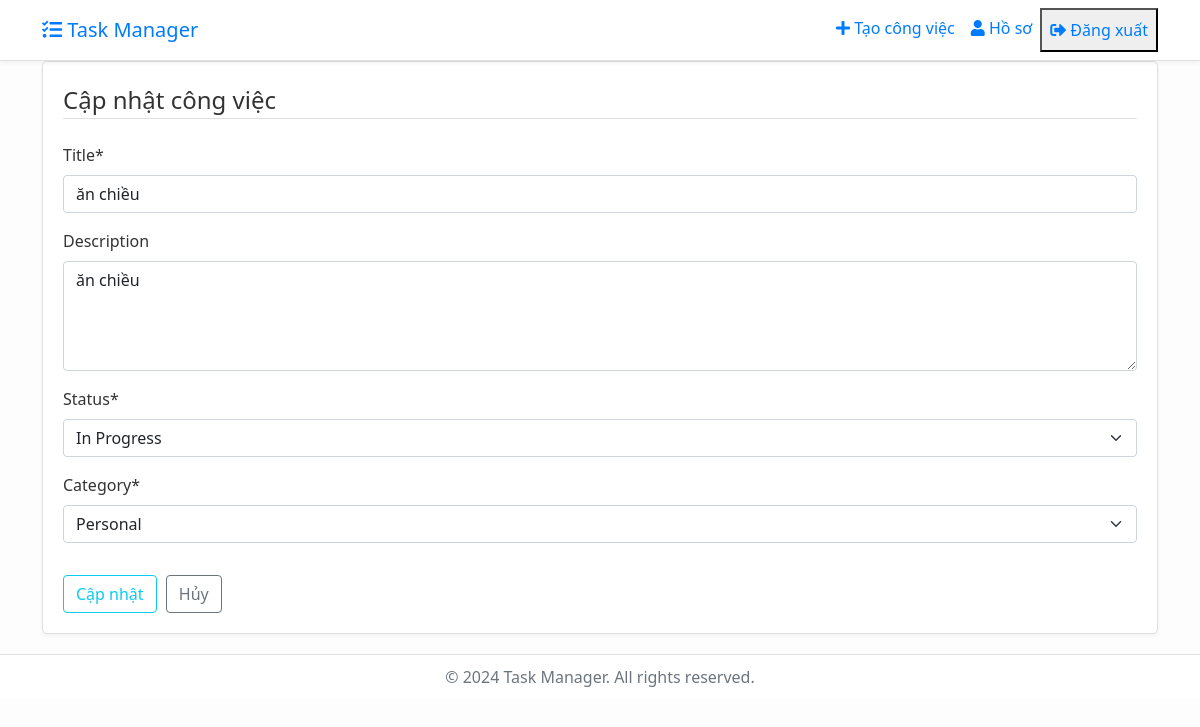
Page /task/12/update/ (signed in) on the committed database.
### tasks/models.py (models this page shows, shortened)
class Task(models.Model):
    STATUS_CHOICES = [
        ('pending', 'Pending'),
        ('in_progress', 'In Progress'),
        ('completed', 'Completed'),
    ]
    CATEGORY_CHOICES = [  # Đổi tên biến thành CATEGORY_CHOICES để rõ ràng hơn
        ('work', 'Work'),
        ('personal', 'Personal'),
        ('study', 'Study'),
        ('other', 'Other'),
    ]
    title = models.CharField(max_length=100)
    description = models.TextField(blank=True)
    created = models.DateTimeField(default=timezone.now)
    finished = models.DateTimeField(null=True, blank=True)
    status = models.CharField(max_length=20, choices=STATUS_CHOICES, default='pending')
    category = models.CharField(max_length=20, choices=CATEGORY_CHOICES, default='other')  # Thêm trường category
    user = models.ForeignKey(User, on_delete=models.CASCADE)

### tasks/views.py (the view, shortened to what this page needs)
# urls.py: path('task/<int:pk>/update/', views.TaskUpdateView.as_view(), name='task-update'),
class TaskUpdateView(LoginRequiredMixin, UserPassesTestMixin, UpdateView):
    model = Task
    form_class = TaskForm
    success_url = reverse_lazy('task-list')
    def test_func(self):
        task = self.get_object()
        return self.request.user == task.user or self.request.user.is_staff

### tasks/forms.py
class TaskForm(forms.ModelForm):
    class Meta:
        model = Task
        fields = ['title', 'description', 'status', 'category']
        widgets = {
            'description': forms.Textarea(attrs={'rows': 4}),
        }

### tasks/templates/tasks/task_form.html (shortened to what this page needs)
{% extends "base.html" %}
{% load crispy_forms_tags %}
{% block content %}
<div class="content-section">
    <form method="POST">
        <fieldset class="form-group">
            <legend class="border-bottom mb-4">
                {% if form.instance.pk %}
                    Cập nhật công việc
                {% else %}
                    Tạo công việc mới
                {% endif %}
            </legend>
            {{ form|crispy }}
        </fieldset>
        <div class="form-group mt-3">
            <button class="btn btn-outline-info" type="submit">
                {% if form.instance.pk %}
                    Cập nhật
                {% else %}
                    Tạo mới
                {% endif %}
            </button>
            <a class="btn btn-outline-secondary" href="{% url 'task-list' %}">Hủy</a>
        </div>
    </form>
</div>
{% endblock content %}

### templates/base.html (style rules this page uses)
body { background: #fdfdfd; color: #333; min-height: 100vh; display: flex; flex-direction: column; }
.content-section { background: #ffffff; padding: 20px; border: 1px solid #e0e0e0; border-radius: 5px; margin-bottom: 20px; box-shadow: 0 2px 4px rgba(0, 0, 0, 0.05); }
.btn { margin-right: 5px; }

### rows in the picture
Task: title "ăn chiều", description "ăn chiều", status "In Progress", category "Personal"
